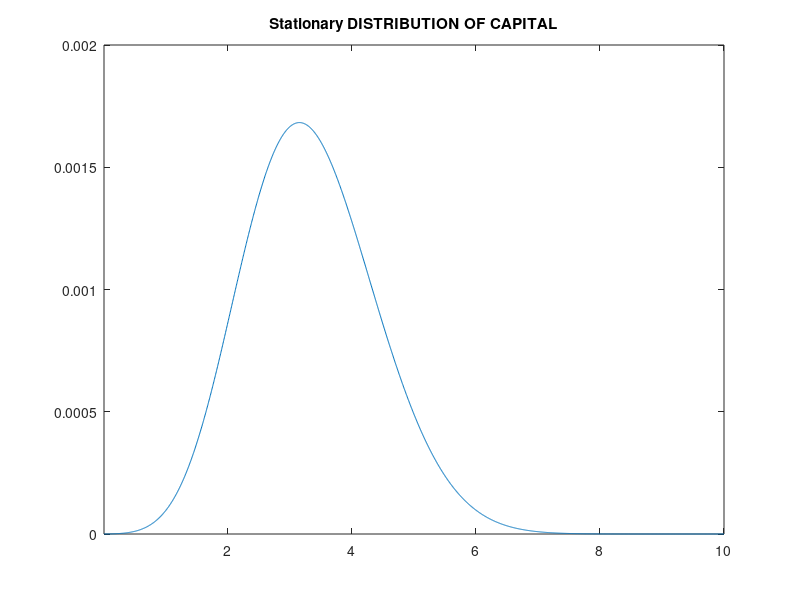

This figure's MATLAB source:
% =====================================================================
% ====    This program solves the Aiyagari self-insurance model   =====
% =====================================================================
clear;
clf;

tic

disp('Solving the Aiyagari self-insurance model by time iteration and the method of endogenous grid points')
disp('    ')
disp('Start by finding the equilibrium interest rate with a bisection method')


% ======================================================================
% ================        User Definition Area       ===================
% ======================================================================


Nstar = 2;                 % number of states for the efficiency shock.
alpha  = 0.4;             % elasticity of output to input of capital
beta   = 1.04^(-4);             % subjective discount factor
prob   = [.95 .05; .9 .1];  
                           % prob(i,j) = probability (A(t+1)=Aj | A(t) =
                           % Ai) - THIS NEEDS TO BE CONSISTENT WITH NSTATES
delta = .025;                % depreciation rate
Z = [1;0];                 % Effective labor shock values. (1=employed, 0=unemployed)
sigma = 2;                 % Coefficient of relative risk-aversion.
phi = 0;                   % Debt limit (for this program, the debt limit should be
                           % set equal to the natural debt limit: phi=-w*min(Z)/r). 

kmin =  phi+1e-3;          % minimum value of the capital grid
kmax =  10;                % maximum value of the capital grid 
N    = 2000;                % number of grid points
grid = 1;                  % choose how you want to space the grid:
                           %  1 = Equally spaced
                           %  2 = Logarithmic spacing (recommended)                           
                           %  3 = Chebyshev nodes 

% compute ergodic probability of the two states
Amat = zeros(Nstar+1,Nstar);
Amat(1:Nstar,1:Nstar) = eye(Nstar)-prob';
Amat(Nstar+1,:) = 1;
emat = eye(Nstar+1);
evec = emat(:,Nstar+1);

Pergodic = (inv(Amat'*Amat))*Amat'*evec;
                           
% ======================================================================
% =========   Nothing below needs to be changed by the user  ===========       
% ======================================================================


% Some useful numbers.
n = ones(1,Nstar); nn = ones(N,1); epsilon = 1e-5;

SSprob = prob^500;

% Following Aiyagari (1994), the initial interest rate is set as
% 1/beta-1-epsilon.
r = 1/beta-1-epsilon;               

% The grid is now computed. NOTE: With the method of endogenous grid
% points, the grid is given for 'kprime' and NOT for 'k'.
if grid == 1;                     % grid when equally spaced
kp = linspace(kmin,kmax,N)';

elseif grid == 2;                 % grid when logarithmically spaced
kptemp = linspace(0,log(kmax+1-kmin),N)';
kp = exp(kptemp)-1+kmin;

elseif grid == 3;                 % Chebyshec collocation nodes.
ZZ     = -cos((2*[1:N]'-1)*pi/(2*N)); 
kp = (ZZ+1)*(kmax-kmin)/2+kmin;
end

kpp = (1-delta)*kp*n;             % Initial guess for tomorrow's policy function (here zero net-investment).

Gamma = ones(N,1)*SSprob(1,:)./N; % Initial distribution (uniform)

% Start of the outer loop (for the interest rate).

s = 0;                               % Initial value of the counter (needed for the bisection method used
                                     % to find the equilibrium interest rate (see Aiyagari (1994))).

d1 = 1;                              % Initial value for the loop's convergence measure.
rcrit = 1e-6;                        % When d1<rcrit: STOP.
while d1 > rcrit

kn = ((r+delta)/alpha)^(1/(alpha-1));% By r implied capital labor ratio
w = (1-alpha)*kn^(alpha);            % Wage implied by the capital labor ratio.

s = s+1;                             % s is the # of iterations started.

mp = nn*w*Z'+(1+r)*kp*n;             % Cash on hand tomorrow.

% Start of inner loop (Household's problem).

d2 = 1;                         % Initial value for the loop's convergence measure.

m0 = 0;                         % Initial value for cash on hand.

while d2>1e-6                                
    EMUp = (mp-max(kpp,phi)).^(-sigma)*prob';                % Expected marginal utility tomorrow.
    m = (beta*(1+r)*EMUp).^(-1/sigma)+kp*n;                  % Cash on hand today.   
    d2 = max(max(abs(m0-m)./(1+abs(m))));                    % Update convergence measure.
    m0 = m;                                                  % Update initial value for cash on hand
    for i=1:length(Z)
         kpp(:,i) = interp1(m(:,i),kp,mp(:,i),'linear','extrap');    % Update the policy function by interpolation.
    end
end

% That's it: Inner loop completed -- household's problem is solved.

% Find the ergodic distribution. Here we wish to find the measure of
% agentes at each node of the grid kp, for each exogenous state (i.e. employed and unemployed)

k = (m-nn*w*Z')/(1+r);                                  % The grid of capital (N x Nstar)
d3 = 1;                                                 % Convergence measure for the distribution.

while d3>1e-6
    
for j=1:Nstar
G(:,j) = interp1(kp,Gamma(:,j),k(:,j));                 % G gives us the measure of agents at each k.
end

G(isnan(G)) = 0;                                        % Set to zero if k was outside of the domain (given by [kmin,kmax]).
Gamma1 = G*prob;                                        % Theoretically, Gamma1 is the updated Gamma, but due to the imperfect
Gamma1 = [SSprob(1,1)*Gamma1(:,1)/(sum(Gamma1(:,1))), ...
    SSprob(1,2)*Gamma1(:,2)/(sum(Gamma1(:,2)))];        % interpolation, it is needed to be normalized to sum to one.
d3 = max(max(abs(Gamma1-Gamma)./(1+Gamma)));            % Update the convergence measure.   
Gamma = Gamma1;                                         % And finally update Gamma as the normalized Gamma1.

end

meankn = sum(kp'*Gamma)/(sum(Gamma(:,1)));              % The average capital labor ratio.
rimplied = alpha*meankn^(alpha-1)-delta;                % and the implied interest rate 
wage = (1-alpha)*(meankn)^alpha;


% The Bisection Method update for the interest rate.

% The first iteration is treated differently. This is to get an initial
% bracket [r1,r2] where the equilibrium interest rate lies within.
% See Aiyagari (1994) for more on this procedure.

if s==1
    
    r1 = max(rimplied,0);
    r2 = r;
end

if rimplied>r
    r1 = r;
else
    r2 = r;
end
r3 = (r1+r2)/2;

if d1>rcrit
    disp(['Interest rate bracket' '  ' 'Conv. metric'])
    disp([r1 r2 d1])
end

d1 = abs(r3-r)./(1+abs(r));
r = r3;

% Bisection update completed.


end

% Program is done. Print out results 

disp('   ')
disp('Done!')
disp('   ')
disp('Market clearing interest rate is found at:')
disp(r)
disp('Using')
disp(s)
disp('iterations with the bisection method, the process took')
disp(toc)
disp('seconds.')
disp('   ')
disp('PARAMETER VALUES')
disp('   ')
disp('    alpha      beta      delta  ')
disp([alpha, beta, delta])
disp('   ')
disp('Values of Productivity')
disp(Z)
disp('Transition Probability Matrix for A')
disp(prob)
disp('   ')
disp('RESULTS')
disp('   ')
disp('    mean of K ')
disp(         sum(kp'*Gamma))
disp(' as compared to mean of deterministic steady-states: ')
disp(((1/beta-(1-delta))/(alpha))^(1/(alpha-1)))

plot(k,kp);
xlim([kmin kmax])
ylim([kmin kmax])
title('Incomplete Markets Model: POLICY FUNCTION for kprime');
hold on
plot(kp,kp,'k');
hold off

pause

plot(k,k*(1+r)+nn*w*Z'-kp*n);
xlim([kmin kmax])
title('Incomplete Markets Model: POLICY FUNCTION for C');

pause

plot(k,kp*n-(1-delta)*k);
xlim([kmin kmax])
title('Incomplete Markets Model: POLICY FUNCTION for I');

pause

Gamma1 = Gamma;
Gamma1(:,1) = Gamma(:,1)/Pergodic(1);
Gamma1(:,2) = Gamma(:,2)/Pergodic(2);

plot(kp,Gamma1);
xlim([kmin kmax])
title('Stationary DISTRIBUTION OF CAPITAL Conditional on state');

Gammatot = Gamma*Pergodic;

pause

plot(kp,Gammatot);
xlim([kmin kmax])
title('Stationary DISTRIBUTION OF CAPITAL');

pause

% And that's it.
